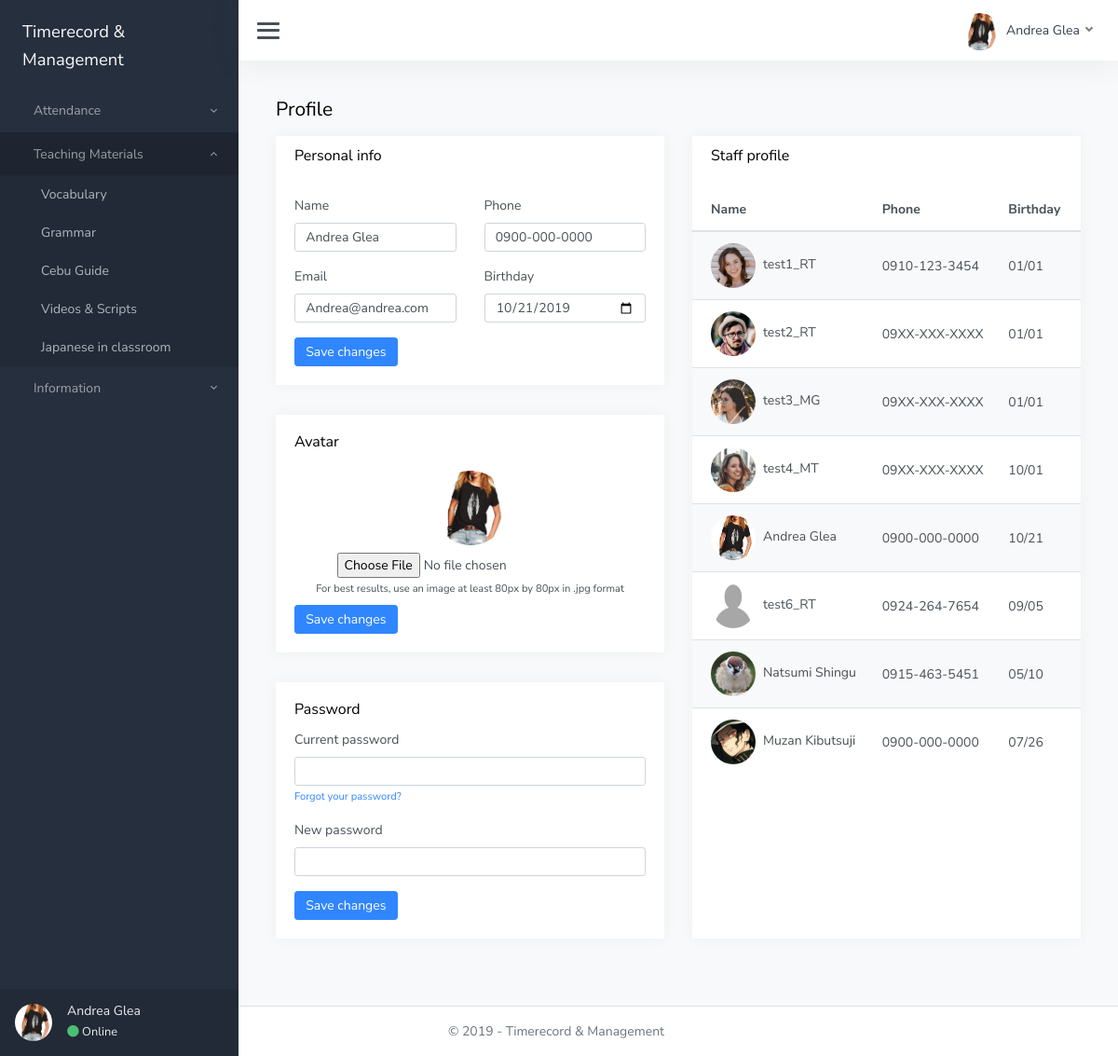
The page /UI/profile.php (signed in) on the database its author committed.
### tables this page shows
CREATE TABLE `emp` (
  `emp_id` int(11) NOT NULL,
  `emp_name` varchar(30) NOT NULL,
  `emp_email` varchar(50) NOT NULL,
  `emp_phone` varchar(15) NOT NULL DEFAULT '09XX-XXX-XXXX',
  `emp_birth` date DEFAULT NULL,
  `emp_pic` varchar(100) NOT NULL DEFAULT 'avatar.jpg',
  `emp_pass` varchar(50) NOT NULL,
  `emp_status` varchar(2) NOT NULL DEFAULT 'RT'
);

### Class/Database.php (called while the page is built, shortened)
<?php
    class Database{
        private $servername = "localhost";
        private $username= "root";
        private $password= "";
        private $database ="re";
        public function __construct(){
            $this->conn = new mysqli($this->servername, $this->username, $this->password, $this->database);
            return $this->conn;
        }
    }
?>

### Class/Emp.php (called while the page is built, shortened)
<?php
require_once 'Database.php';
class Emp extends Database{
    public function PersonalInfo($id){
        $sql="SELECT emp_email, emp_phone, emp_birth, emp_pic FROM emp WHERE emp_id = '$id'";
        $result = $this->conn->query($sql);
        $myrow = $result->fetch_assoc();
        return $myrow;
    }
    public function StaffInfo(){
        $sql="SELECT emp_name, emp_phone, emp_birth, emp_pic FROM emp";
        $result = $this->conn->query($sql);
        $rows = array();
        while ($row = $result->fetch_assoc()){
            $rows[] = $row;
        }
    return $rows;
    }
}
?>

### UI/profile.php (the view, shortened to what this page needs)
<!DOCTYPE html>
<html lang="en">
<head>
	<link href="../css/corporate.css" rel="stylesheet">
</head>
<body>
	<div class="wrapper">
		<?php require 'sidebar.php'; ?>
		<div class="main">
        <?php require 'header.php'; ?>
			<main class="content">
				<div class="container-fluid p-0">
                    <h1 class="h3 mb-3">Profile</h1>
                    <?php
                    require_once '../class/Emp.php';
                    $emp = new Emp;
                    $emp->PersonalInfo($id);
                    $myrow = $emp->PersonalInfo($id);
                    $email = $myrow["emp_email"];
                    $phone = $myrow["emp_phone"];
                    $birth = $myrow["emp_birth"];
                    $avatar = $myrow["emp_pic"];
                    $emp->StaffInfo();
                    $rows = $emp->StaffInfo();
                    ?>
					<div class="row">
                    <div class="col-12 col-lg-6 d-flex flex-column">
							<div class="card">
										<div class="card-header">
											<h5 class="card-title mb-0">Personal info</h5>
										</div>
										<div class="card-body">
											<form action="../Action/empAction.php" method="post">
												<div class="row">
                                                    <div class="col-lg-6">
														<div class="form-group">
															<label for="emp_name">Name</label>
															<input type="text" name="name" class="form-control" value="<?php echo $username;?>">
                                                        </div>
                                                        <div class="form-group">
															<label for="emp_email">Email</label>
															<input type="email" name="email" class="form-control" value="<?php echo $email;?>">
                                                        </div>
													</div>
													<div class="col-lg-6">
                                                        <div class="form-group">
															<label for="emp_phone">Phone</label>
															<input type="tel" pattern="\d{3,4}-\d{3,4}-\d{3,4}" name="tel" maxlength="13" class="form-control" value="<?php echo $phone;?>">
                                                        </div>
                                                        <div class="form-group">
															<label for="emp_birth">Birthday</label>
															<input type="date" class="form-control" name="birth" value="<?php echo $birth;?>">
														</div>
													</div>
												</div>
												<input type="submit" name="ChangeMyInfo" class="btn btn-primary" value="Save changes">
											</form>
                                    </div>
                                </div>
                                <div class="card">
										<div class="card-body">
											<h5 class="card-title">Avatar</h5>
											<form action="../Action/empAction.php" method="post" enctype="multipart/form-data">
                                            <div class="text-center mb-2">
															<img alt="<?php echo $username; ?>" src="<?php echo '../img/avatars/'.$avatar; ?>" class="rounded-circle img-responsive mt-2" width="80" height="80" />
															<div class="mt-2">
																<input type="file" name="pic">
															</div>
															<small>For best results, use an image at least 80px by 80px in .jpg format</small>
                                                        </div>
												<button type="submit" name="ChangeMyAvatar" class="btn btn-primary">Save changes</button>
											</form>
										</div>
									</div>
						    	<div class="card">
										<div class="card-body">
											<h5 class="card-title">Password</h5>
											<form action="../Action/empAction.php" method="post">
												<div class="form-group">
													<label for="inputPasswordCurrent">Current password</label>
													<input type="password" name="oldpass" class="form-control" id="inputPasswordCurrent">
													<small><a href="./reset.php">Forgot your password?</a></small>
												</div>
												<div class="form-group">
													<label for="inputPasswordNew">New password</label>
													<input type="password" name="newpass" class="form-control" id="inputPasswordNew">
                                                </div>
												<button type="submit" name="ChangeMyPass" class="btn btn-primary">Save changes</button>
											</form>
										</div>
									</div>
								</div>
                        <div class="col-12 col-lg-6 d-flex">
							<div class="card flex-fill">
								<div class="card-header">
									<h5 class="card-title">Staff profile</h5>
								</div>
								<table id="datatables-dashboard-markets" class="table table-striped table-hover">
									<thead>
										<tr>
											<th>Name</th>
											<th>Phone</th>
											<th>Birthday</th>
										</tr>
									</thead>
									<tbody>
                                    <?php
                                    foreach($rows as $row){
                                        $emp_names = $row["emp_name"];
                                        $emp_tels = $row["emp_phone"];
                                        $emp_pics = $row["emp_pic"];
                                        $emp_birthes = $row["emp_birth"];
										echo '<tr>
											<td>
												<img alt="'.$emp_names.'" src="../img/avatars/'.$emp_pics.'" width="48" height="48" class="rounded-circle mr-2">'.$emp_names.'
											</td>
											<td>'.$emp_tels.'</td>
											<td>'.date('m/d',strtotime($emp_birthes)).'</td>
										</tr>';
									}
						            ?>
									</tbody>
								</table>
							</div>
						</div>
                        </div>
				</div>
			</main>
			<?php require 'footer.php'; ?>
		</div>
	</div>
</body>
</html>

### rows shown on the page
emp: email "Andrea@andrea.com", tel "0900-000-0000", birth "10/21/2019", emp_pic (picture), emp_name "Andrea Glea", emp_phone "0900-000-0000", emp_birth "10/21"
emp: emp_pic (picture), emp_name "test1_RT", emp_phone "0910-123-3454", emp_birthes "01/01"
emp: emp_pic (picture), emp_name "test2_RT", emp_phone "09XX-XXX-XXXX", emp_birthes "01/01"
emp: emp_pic (picture), emp_name "test3_MG", emp_phone "09XX-XXX-XXXX", emp_birthes "01/01"
emp: emp_pic (picture), emp_name "test4_MT", emp_phone "09XX-XXX-XXXX", emp_birth "10/01"
emp: emp_pic (placeholder picture), emp_name "test6_RT", emp_phone "0924-264-7654", emp_birth "09/05"
emp: emp_pic (picture), emp_name "Natsumi Shingu", emp_phone "0915-463-5451", emp_birth "05/10"
emp: emp_pic (picture), emp_name "Muzan Kibutsuji", emp_phone "0900-000-0000", emp_birth "07/26"

### other values the page prints
$username "Andrea Glea"
